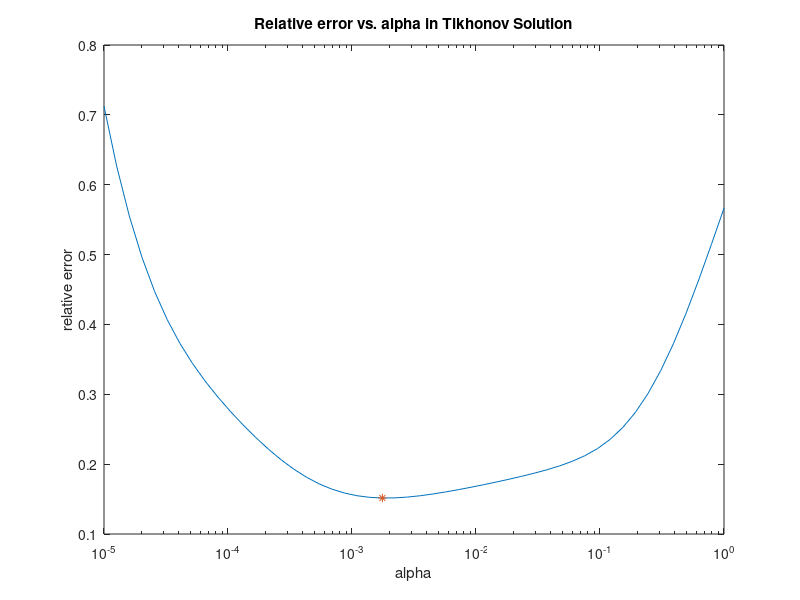

MATLAB code to generate this figure: (Note: this script raises an error after producing the figure.)
%  
%  1d image deblurring inverse problem with Dirichlet boundary conditions.
%
clear all, close all
n = 80; %%%input(' No. of grid points = ');
h = 1/n;
t = [h/2:h:1-h/2]';
sig = .05; %%%input(' Kernel width sigma = ');
kernel = (1/sqrt(pi)/sig) * exp(-(t-h/2).^2/sig^2);
A = toeplitz(kernel)*h;

% Set up true solution x_true and data b = A*x_true + error.
x_true = .75*(.1<t&t<.25) + .25*(.3<t&t<.32) + (.5<t&t<1).*sin(2*pi*t).^4;
x_true = x_true/norm(x_true);
Ax = A*x_true;
err_lev = 2; %%%input(' Percent error in data = ');
sigma = err_lev/100 * norm(Ax) / sqrt(n);
rng(0) % Use randn('seed',0) for old version of MATLAB
eta =  sigma * randn(n,1);
b = Ax + eta;
figure(1), 
  plot(t,x_true,'k',t,b,'ko')
  %legend('true image','blurred, noisy data','Location','NorthWest')

% Compute Tikhonov solution
[U,S,V] = svd(A);
dS = diag(S); dS2 = dS.^2; 
Utb = U'*b;
%param_choice = input(' Enter 0 to enter k, 1 for UPRE, 2 for GCV, 3 for DP, or 4 for L-curve. ');
%if param_choice == 0
%    alpha = input(' alpha = ');
%elseif param_choice == 1
%    RegParam_fn = @(a) sum((a^2*Utb.^2)./(dS2+a).^2)+2*sigma^2*sum(dS2./(dS2+a));
%elseif param_choice == 2
%    RegParam_fn = @(a) sum((a^2*Utb.^2)./(dS2+a).^2)/(n-sum(dS2./(dS2+a)))^2;
%elseif param_choice == 3
%    RegParam_fn = @(a) (sum((a^2*Utb.^2)./(dS2+a).^2)-n*sigma^2)^2;
%elseif param_choice == 4
%    RegParam_fn = @(alpha) - curvatureLcurve(alpha,A,U,S,V,b);
%end
%alpha = fminbnd(RegParam_fn,0,1);


% Now compute the regularized solution for TSVD
%dSfilt = dS./(dS.^2+alpha);
%xfilt = V*(dSfilt.*(U'*b));
%figure(2)
%  plot(t,x_true,'b-',t,xfilt,'k-')

alpha = logspace(-5,0);

% Problem 2.2a
f_a = @(a) norm((A'*A + a*eye(n))\(A'*b) - x_true)/norm(x_true);
rel_error = arrayfun(f_a,alpha);
[rel_min,rel_min_idx] = min(rel_error);
figure(1)
semilogx(alpha,rel_error), hold on;
semilogx(alpha(rel_min_idx),rel_min,'*'), hold off;
xlabel('alpha')
ylabel('relative error')
title(sprintf('Relative error vs. alpha in Tikhonov Solution'));
saveTightFigure(figure(1),'deblur_rel_error.pdf')

figure(2)
plot(t,x_true,'b-', t,(A'*A + alpha(rel_min_idx)*eye(n))\(A'*b),'k-')
title(sprintf('True function with reconstruction \\alpha = %.5f',alpha(rel_min_idx)));
saveTightFigure(figure(2),'psf_rel_error_solution.pdf')

%% TSVD
%x_trunc = @(k) V*blkdiag(eye(n-k),zeros(m,n-k)*S'^(-1))*Utb;
%nu = 1:80;
%x_trunc = @(k) V*diag(1:n <= k)*diag(dS.^(-1))*Utb;
%ff_a = @(k) norm(x_trunc(k) - x_true)/norm(x_true); 
%rrel_error = arrayfun(ff_a,nu);
%[rrel_min,rrel_min_idx] = min(rrel_error);
%figure(2)
%semilogy(nu,rrel_error), hold on;
%semilogy(nu(rrel_min_idx),rrel_min,'*'), hold off;
%xlabel('k');
%ylabel('relative error');
%title(sprintf('TSVD minimum relative error k : %2d',nu(rel_min_idx)));

% Problem 2.5a
figure(3)
m_a = @(a) sigma^2*norm(dS./(dS.^2+a))^2 + (a./(dS.^2 + a))'.^2 * ((V'*x_true).^2); 
mean_error = arrayfun( m_a, alpha);
[mean_min,mean_min_idx] = min(mean_error);
loglog(alpha,mean_error,'r--'), hold on;
loglog(alpha(mean_min_idx),mean_min,'r*'), hold off;
title(sprintf('True function with reconstruction \\alpha = %.5f',alpha(mean_min_idx)));
saveTightFigure(figure(2),'deblur_mse.pdf')

